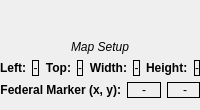
           <widget class="QWidget" name="mapSetupWidget_4" native="true">
            <property name="sizePolicy">
             <sizepolicy hsizetype="Expanding" vsizetype="Expanding">
              <horstretch>0</horstretch>
              <verstretch>0</verstretch>
             </sizepolicy>
            </property>
            <layout class="QVBoxLayout" name="verticalLayout_12">
             <property name="leftMargin">
              <number>0</number>
             </property>
             <property name="topMargin">
              <number>0</number>
             </property>
             <property name="rightMargin">
              <number>0</number>
             </property>
             <property name="bottomMargin">
              <number>12</number>
             </property>
             <item>
              <spacer name="verticalSpacer_4">
               <property name="orientation">
                <enum>Qt::Vertical</enum>
               </property>
               <property name="sizeHint" stdset="0">
                <size>
                 <width>20</width>
                 <height>40</height>
                </size>
               </property>
              </spacer>
             </item>
             <item>
              <widget class="QLabel" name="tracksiteLbl">
               <property name="sizePolicy">
                <sizepolicy hsizetype="Expanding" vsizetype="Expanding">
                 <horstretch>0</horstretch>
                 <verstretch>0</verstretch>
                </sizepolicy>
               </property>
               <property name="font">
                <font>
                 <italic>true</italic>
                </font>
               </property>
               <property name="text">
                <string>Map Setup</string>
               </property>
               <property name="alignment">
                <set>Qt::AlignCenter</set>
               </property>
              </widget>
             </item>
             <item>
              <widget class="QWidget" name="mapParamWidget" native="true">
               <property name="sizePolicy">
                <sizepolicy hsizetype="Ignored" vsizetype="MinimumExpanding">
                 <horstretch>0</horstretch>
                 <verstretch>0</verstretch>
                </sizepolicy>
               </property>
               <layout class="QHBoxLayout" name="horizontalLayout_23">
                <property name="margin">
                 <number>0</number>
                </property>
                <item>
                 <widget class="QLabel" name="lbl_7">
                  <property name="font">
                   <font>
                    <weight>75</weight>
                    <bold>true</bold>
                   </font>
                  </property>
                  <property name="text">
                   <string>Left:</string>
                  </property>
                  <property name="alignment">
                   <set>Qt::AlignRight|Qt::AlignTrailing|Qt::AlignVCenter</set>
                  </property>
                 </widget>
                </item>
                <item>
                 <widget class="QLabel" name="mapLeftLbl">
                  <property name="sizePolicy">
                   <sizepolicy hsizetype="Expanding" vsizetype="Fixed">
                    <horstretch>0</horstretch>
                    <verstretch>0</verstretch>
                   </sizepolicy>
                  </property>
                  <property name="cursor">
                   <cursorShape>ArrowCursor</cursorShape>
                  </property>
                  <property name="focusPolicy">
                   <enum>Qt::WheelFocus</enum>
                  </property>
                  <property name="layoutDirection">
                   <enum>Qt::LeftToRight</enum>
                  </property>
                  <property name="frameShape">
                   <enum>QFrame::Box</enum>
                  </property>
                  <property name="text">
                   <string>-</string>
                  </property>
                  <property name="alignment">
                   <set>Qt::AlignCenter</set>
                  </property>
                 </widget>
                </item>
                <item>
                 <widget class="QLabel" name="lbl_10">
                  <property name="sizePolicy">
                   <sizepolicy hsizetype="Expanding" vsizetype="Fixed">
                    <horstretch>0</horstretch>
                    <verstretch>0</verstretch>
                   </sizepolicy>
                  </property>
                  <property name="font">
                   <font>
                    <weight>75</weight>
                    <bold>true</bold>
                   </font>
                  </property>
                  <property name="text">
                   <string>Top:</string>
                  </property>
                  <property name="alignment">
                   <set>Qt::AlignRight|Qt::AlignTrailing|Qt::AlignVCenter</set>
                  </property>
                 </widget>
                </item>
                <item>
                 <widget class="QLabel" name="mapTopLbl">
                  <property name="sizePolicy">
                   <sizepolicy hsizetype="Expanding" vsizetype="Fixed">
                    <horstretch>0</horstretch>
                    <verstretch>0</verstretch>
                   </sizepolicy>
                  </property>
                  <property name="cursor">
                   <cursorShape>ArrowCursor</cursorShape>
                  </property>
                  <property name="focusPolicy">
                   <enum>Qt::WheelFocus</enum>
                  </property>
                  <property name="layoutDirection">
                   <enum>Qt::LeftToRight</enum>
                  </property>
                  <property name="frameShape">
                   <enum>QFrame::Box</enum>
                  </property>
                  <property name="text">
                   <string>-</string>
                  </property>
                  <property name="alignment">
                   <set>Qt::AlignCenter</set>
                  </property>
                 </widget>
                </item>
                <item>
                 <widget class="QLabel" name="lbl_12">
                  <property name="font">
                   <font>
                    <weight>75</weight>
                    <bold>true</bold>
                   </font>
                  </property>
                  <property name="text">
                   <string>Width:</string>
                  </property>
                  <property name="alignment">
                   <set>Qt::AlignRight|Qt::AlignTrailing|Qt::AlignVCenter</set>
                  </property>
                 </widget>
                </item>
                <item>
                 <widget class="QLabel" name="mapWidthLbl">
                  <property name="sizePolicy">
                   <sizepolicy hsizetype="Expanding" vsizetype="Fixed">
                    <horstretch>0</horstretch>
                    <verstretch>0</verstretch>
                   </sizepolicy>
                  </property>
                  <property name="cursor">
                   <cursorShape>ArrowCursor</cursorShape>
                  </property>
                  <property name="focusPolicy">
                   <enum>Qt::WheelFocus</enum>
                  </property>
                  <property name="layoutDirection">
                   <enum>Qt::LeftToRight</enum>
                  </property>
                  <property name="frameShape">
                   <enum>QFrame::Box</enum>
                  </property>
                  <property name="text">
                   <string>-</string>
                  </property>
                  <property name="alignment">
                   <set>Qt::AlignCenter</set>
                  </property>
                 </widget>
                </item>
                <item>
                 <widget class="QLabel" name="lbl_13">
                  <property name="sizePolicy">
                   <sizepolicy hsizetype="Expanding" vsizetype="Fixed">
                    <horstretch>0</horstretch>
                    <verstretch>0</verstretch>
                   </sizepolicy>
                  </property>
                  <property name="font">
                   <font>
                    <weight>75</weight>
                    <bold>true</bold>
                   </font>
                  </property>
                  <property name="text">
                   <string>Height:</string>
                  </property>
                 </widget>
                </item>
                <item>
                 <widget class="QLabel" name="mapHeightLbl">
                  <property name="sizePolicy">
                   <sizepolicy hsizetype="Expanding" vsizetype="Fixed">
                    <horstretch>0</horstretch>
                    <verstretch>0</verstretch>
                   </sizepolicy>
                  </property>
                  <property name="cursor">
                   <cursorShape>ArrowCursor</cursorShape>
                  </property>
                  <property name="focusPolicy">
                   <enum>Qt::WheelFocus</enum>
                  </property>
                  <property name="layoutDirection">
                   <enum>Qt::LeftToRight</enum>
                  </property>
                  <property name="frameShape">
                   <enum>QFrame::Box</enum>
                  </property>
                  <property name="text">
                   <string>-</string>
                  </property>
                  <property name="alignment">
                   <set>Qt::AlignCenter</set>
                  </property>
                 </widget>
                </item>
               </layout>
              </widget>
             </item>
             <item>
              <widget class="QWidget" name="federalMarkerWidget" native="true">
               <property name="sizePolicy">
                <sizepolicy hsizetype="Expanding" vsizetype="Expanding">
                 <horstretch>0</horstretch>
                 <verstretch>0</verstretch>
                </sizepolicy>
               </property>
               <layout class="QHBoxLayout" name="horizontalLayout_24" stretch="1,1,1">
                <property name="margin">
                 <number>0</number>
                </property>
                <item>
                 <widget class="QLabel" name="federalMarkerLbl">
                  <property name="sizePolicy">
                   <sizepolicy hsizetype="Expanding" vsizetype="Expanding">
                    <horstretch>0</horstretch>
                    <verstretch>0</verstretch>
                   </sizepolicy>
                  </property>
                  <property name="font">
                   <font>
                    <weight>75</weight>
                    <bold>true</bold>
                   </font>
                  </property>
                  <property name="contextMenuPolicy">
                   <enum>Qt::CustomContextMenu</enum>
                  </property>
                  <property name="text">
                   <string>Federal Marker (x, y):</string>
                  </property>
                  <property name="alignment">
                   <set>Qt::AlignRight|Qt::AlignTrailing|Qt::AlignVCenter</set>
                  </property>
                 </widget>
                </item>
                <item>
                 <widget class="QLabel" name="xFedLbl">
                  <property name="sizePolicy">
                   <sizepolicy hsizetype="Expanding" vsizetype="Minimum">
                    <horstretch>0</horstretch>
                    <verstretch>0</verstretch>
                   </sizepolicy>
                  </property>
                  <property name="cursor">
                   <cursorShape>ArrowCursor</cursorShape>
                  </property>
                  <property name="focusPolicy">
                   <enum>Qt::WheelFocus</enum>
                  </property>
                  <property name="layoutDirection">
                   <enum>Qt::LeftToRight</enum>
                  </property>
                  <property name="frameShape">
                   <enum>QFrame::Box</enum>
                  </property>
                  <property name="lineWidth">
                   <number>1</number>
                  </property>
                  <property name="text">
                   <string>-</string>
                  </property>
                  <property name="alignment">
                   <set>Qt::AlignCenter</set>
                  </property>
                 </widget>
                </item>
                <item>
                 <widget class="QLabel" name="yFedLbl">
                  <property name="sizePolicy">
                   <sizepolicy hsizetype="Ignored" vsizetype="Minimum">
                    <horstretch>0</horstretch>
                    <verstretch>0</verstretch>
                   </sizepolicy>
                  </property>
                  <property name="cursor">
                   <cursorShape>ArrowCursor</cursorShape>
                  </property>
                  <property name="focusPolicy">
                   <enum>Qt::WheelFocus</enum>
                  </property>
                  <property name="layoutDirection">
                   <enum>Qt::LeftToRight</enum>
                  </property>
                  <property name="frameShape">
                   <enum>QFrame::Box</enum>
                  </property>
                  <property name="text">
                   <string> -</string>
                  </property>
                  <property name="alignment">
                   <set>Qt::AlignCenter</set>
                  </property>
                 </widget>
                </item>
               </layout>
              </widget>
             </item>
            </layout>
           </widget>
